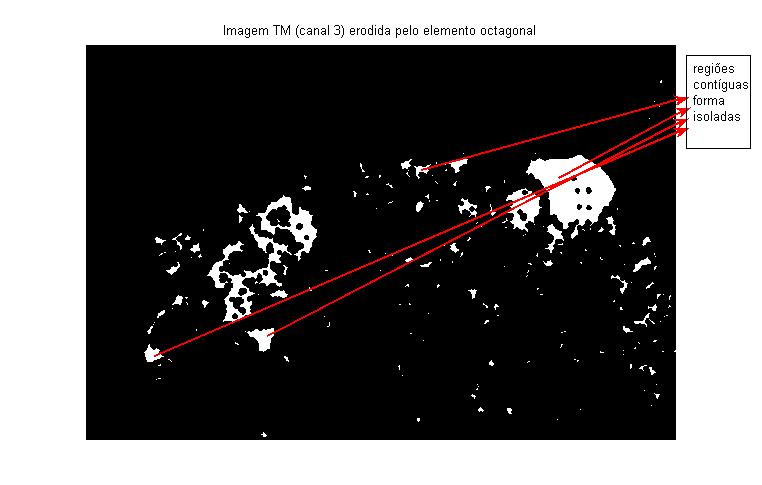
#> input picture Unidade III/Trabalho 01/imagem_erodida.png, 762 x 485 px
$ python TrabalhoPIFinal.py 'Trabalho 01/imagem_erodida.png'
#> lines starting #> are read from the running program, lines starting #| are printed output that depends on the picture; after the words box and inside, x2 and y2 are one past the last pixel; in counts of white or black regions, pixels touching at a corner belong together
# Felipe Karmann, João Martinho
import os
import sys
from datetime import datetime

import imageio
import nibabel as nib
import numpy as np
from PIL import Image
from scipy.ndimage import binary_erosion, generate_binary_structure


class ImageProcessor:
    def __init__(self, input_path):
        self.input_path = input_path
        self.output_dir = f"output_{datetime.now().strftime('%Y%m%d_%H%M%S')}"
        self.original_image = None
        self.current_image = None
        self.is_3d = False

    def load_image(self):
        """Carrega imagens 2D ou 3D com verificação robusta"""
        try:
            # Verifica se o arquivo existe
            if not os.path.isfile(self.input_path):
                raise FileNotFoundError(f"Arquivo não encontrado: {self.input_path}")

            # Processamento diferente para NIfTI vs imagens comuns
            if self.input_path.lower().endswith(('.nii', '.nii.gz')):
                img = nib.load(self.input_path)
                data = img.get_fdata()
                if data.ndim == 2:
                    data = data[..., np.newaxis]  # Adiciona dimensão Z se for 2D
                self.original_image = data
                self.is_3d = True
            else:
                img = Image.open(self.input_path)
#> img is the input picture: PIL image 762x485 RGBA; mean R, G, B, A 102.3, 100.5, 100.5, 255
                if img.mode != 'L':
                    img = img.convert('L')  # Converte para escala de cinza
#> img: PIL image 762x485 L
                self.original_image = np.array(img)
                self.is_3d = False

            # Normalização para [0, 1]
            self.original_image = (self.original_image - np.min(self.original_image)) / (
                    np.max(self.original_image) - np.min(self.original_image) + 1e-8)
            self.current_image = self.original_image.copy()

            print(f"Imagem {'3D' if self.is_3d else '2D'} carregada. Dimensões: {self.original_image.shape}")
#| Imagem 2D carregada. Dimensões: (485, 762)
            return True

        except Exception as e:
            print(f"ERRO AO CARREGAR: {str(e)}")
            return False

    def save_image(self, etapa):
        """Salva imagens com tratamento adequado para 2D/3D"""
        try:
            os.makedirs(self.output_dir, exist_ok=True)
            output_path = os.path.join(self.output_dir, f"etapa_{etapa}")

            if self.is_3d:
                nib.save(nib.Nifti1Image(self.current_image, np.eye(4)), f"{output_path}.nii.gz")
            else:
                img_2d = (np.squeeze(self.current_image) * 255).astype(np.uint8)
                imageio.imwrite(f"{output_path}.png", img_2d)

            print(f"Etapa {etapa} salva em: {output_path}")
            return True
        except Exception as e:
            print(f"ERRO AO SALVAR: {str(e)}")
            return False

    def binarize(self, threshold=0.5):
        """Binarização com limiar adaptativo"""
        try:
            self.current_image = (self.current_image > threshold).astype(np.uint8)
            return True
        except Exception as e:
            print(f"ERRO NA BINARIZAÇÃO: {str(e)}")
            return False

    def erode(self):
        """Erosão com estrutura adequada à dimensionalidade"""
        try:
            dim = 3 if self.is_3d else 2
            structure = generate_binary_structure(dim, 2)  # Conexão total

            # Garante que é binário
            binary_img = (self.current_image > 0.5).astype(np.uint8)
            self.current_image = binary_erosion(binary_img, structure=structure)
            return True
        except Exception as e:
            print(f"ERRO NA EROSÃO: {str(e)}")
            return False

    def detect_edges(self):
        """Detecção de bordas por diferença"""
        try:
            binary_img = (self.current_image > 0.5).astype(np.uint8)

            dim = 3 if self.is_3d else 2
            structure = generate_binary_structure(dim, 2)
            eroded = binary_erosion(binary_img, structure=structure)

            self.current_image = binary_img - eroded
            return True
        except Exception as e:
            print(f"ERRO NAS BORDAS: {str(e)}")
            return False


def main():
    print("=== PROCESSADOR DE IMAGENS 2D/3D ===")

    # Obter caminho da imagem
    if len(sys.argv) > 1:
        input_path = sys.argv[1]
    else:
        input_path = input("Arraste a imagem para aqui ou digite o caminho: ").strip('"')

    # Processamento
    processor = ImageProcessor(input_path)

    if not processor.load_image():
        input("\nPressione Enter para sair...")
        sys.exit(1)

    steps = [
        ("1. Binarização", processor.binarize),
        ("2. Erosão", processor.erode),
        ("3. Detecção de Bordas", processor.detect_edges)
    ]

    for name, operation in steps:
        print(f"\n{name}")
        if not operation():
            print("INTERROMPIDO - Erro na operação")
            input("Pressione Enter para sair...")
            sys.exit(1)
        processor.save_image(name[0])
#> this loop made 3 passes
#> pass 1, in binarize, `self.current_image = (self.current_image > threshold).astype(np.uint8)`:
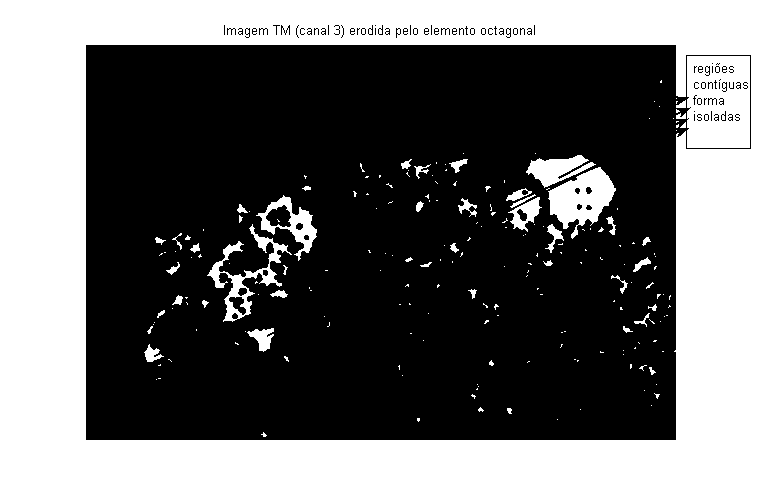
#> self.current_image: shape (485, 762); values 0 (black) and 1 (white), 39.2% white; 208 white regions (162 under 20 px), largest, box (x1, y1, x2, y2) and area: (0, 0, 762, 485) 129295, (687, 56, 750, 148) 5328, (548, 167, 616, 239) 2529
#> pass 2, in erode, `self.current_image = binary_erosion(binary_img, structure=structure)`:
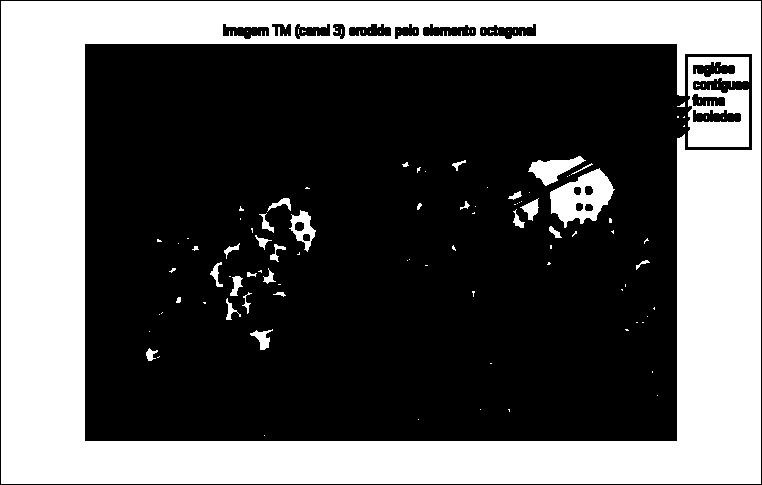
#> self.current_image: shape (485, 762) bool; 35.8% white; 115 white regions (83 under 20 px), largest, box (x1, y1, x2, y2) and area: (1, 1, 761, 484) 122670, (688, 57, 749, 147) 3816, (550, 168, 615, 228) 2085

    print("\nPROCESSO CONCLUÍDO COM SUCESSO!")
    print(f"Resultados em: {os.path.abspath(processor.output_dir)}")
    input("Pressione Enter para sair...")


if __name__ == "__main__":
    main()

$ run again, on Unidade III/Trabalho 01/imagem_original.png
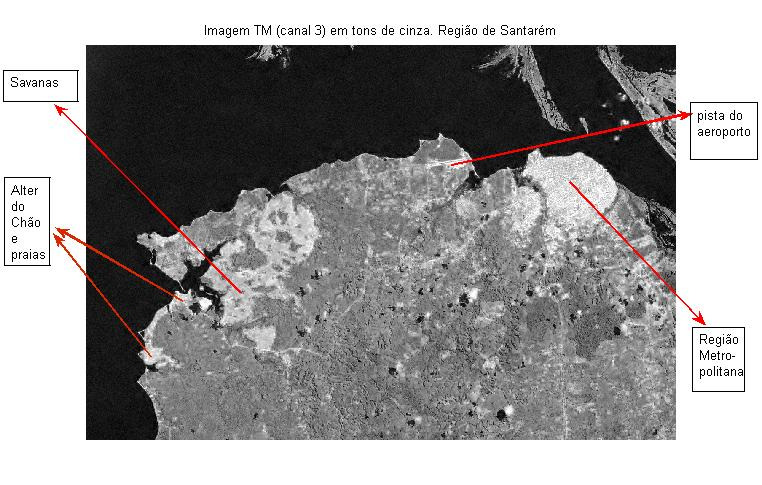
#> input picture Unidade III/Trabalho 01/imagem_original.png, 762 x 485 px
#> in load_image, img is the input picture: PIL image 762x485 RGBA; mean R, G, B, A 152.1, 150.8, 150.7, 255
#> img: PIL image 762x485 L
#| Imagem 2D carregada. Dimensões: (485, 762)
#> the loop in main, `for name, operation in steps:` made 3 passes
#> pass 1, in binarize, `self.current_image = (self.current_image > threshold).astype(np.uint8)`:
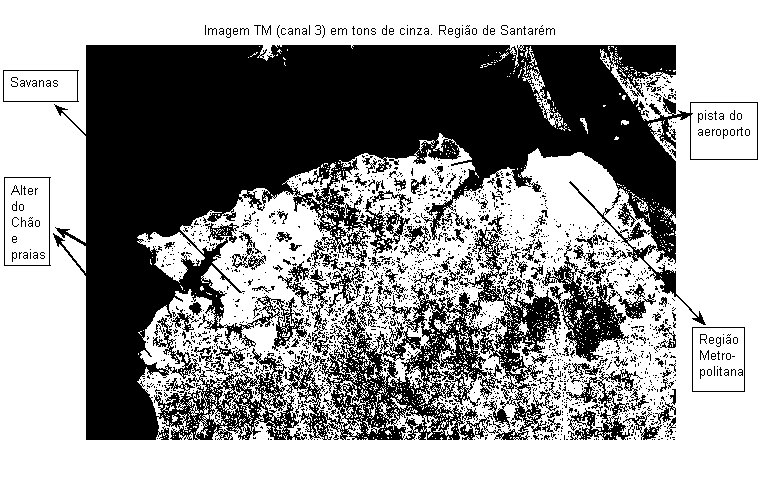
#> self.current_image: shape (485, 762); values 0 (black) and 1 (white), 59.5% white; 1878 black regions (1734 under 20 px), largest, box (x1, y1, x2, y2) and area: (53, 45, 758, 440) 127381, (542, 242, 629, 362) 3372, (566, 369, 643, 440) 1679
#> pass 2, in erode, `self.current_image = binary_erosion(binary_img, structure=structure)`:
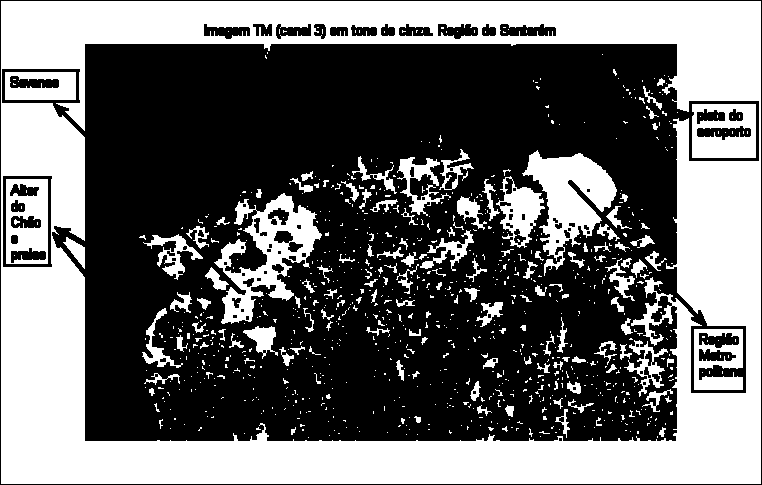
#> self.current_image: shape (485, 762) bool; 41.1% white; 911 white regions (773 under 20 px), largest, box (x1, y1, x2, y2) and area: (1, 1, 761, 484) 114296, (214, 193, 322, 324) 5303, (522, 150, 617, 276) 5232
